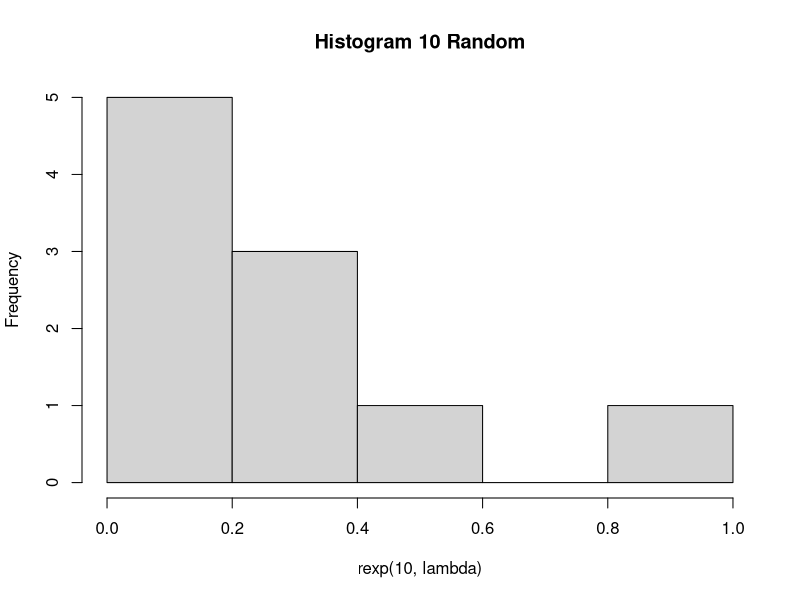
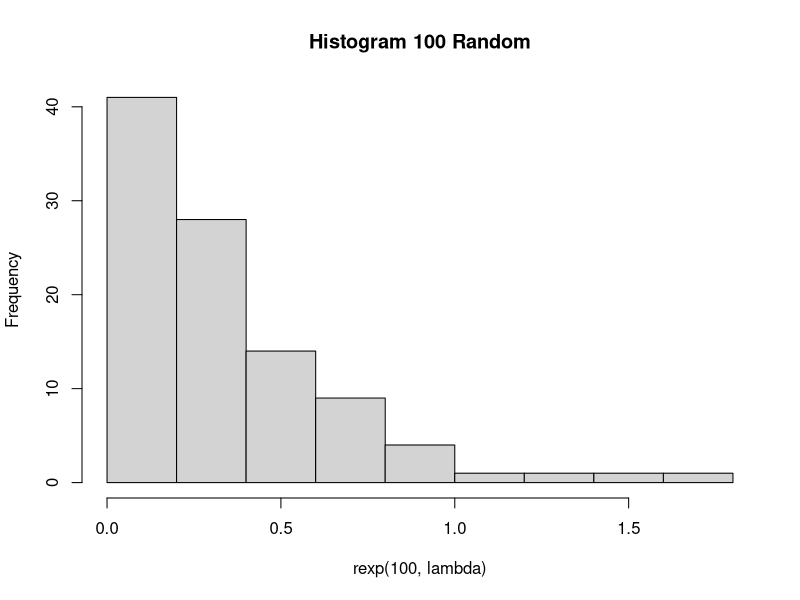
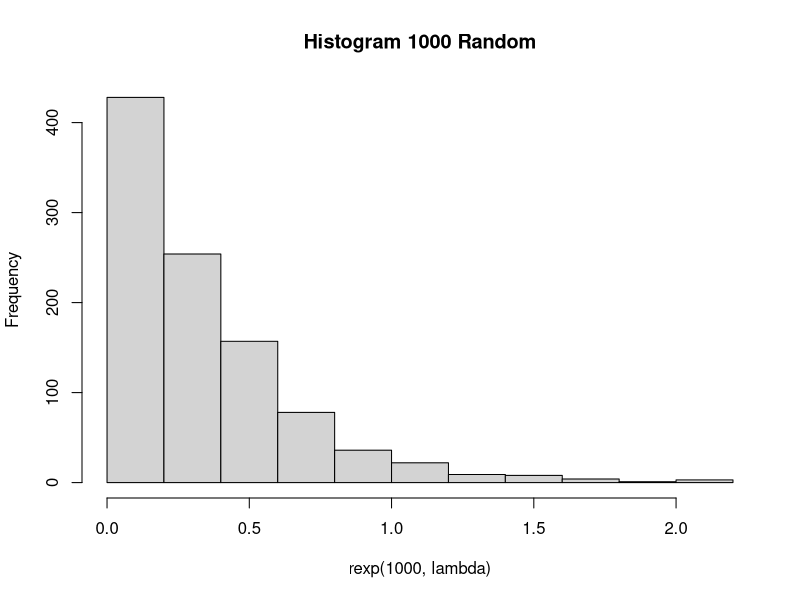
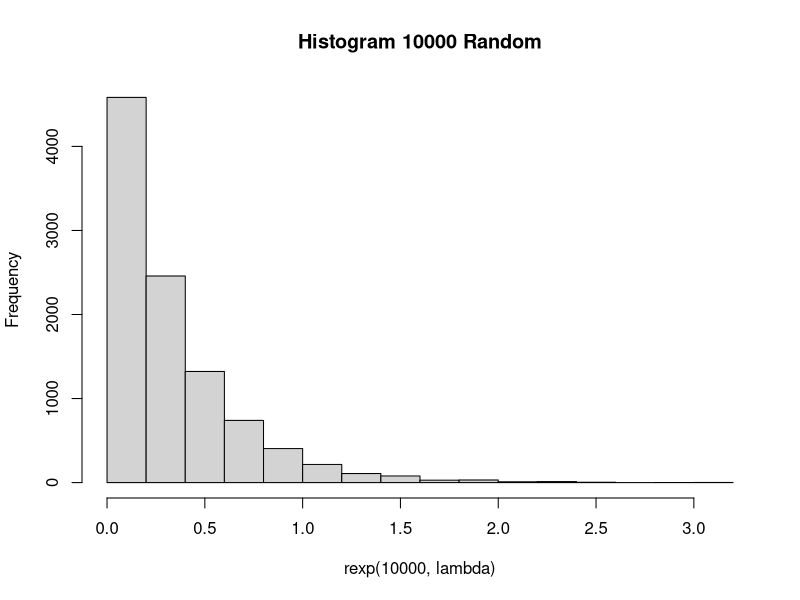

Generate these figures, in order, with R:
# 5. Diketahui bilangan acak (random variable) berdistribusi exponential (λ = 3). Tentukan

#a
#Fungsi Probabilitas dari Distribusi Exponensial
lambda = 3

set.seed(1)
rnorm(1)

p = rexp(1,lambda)
p


#b
#Histogram dari Distribusi Exponensial untuk 10, 100, 1000 dan 10000 bilangan random
set.seed(1)
hist(rexp(10,lambda), 
     main = "Histogram 10 Random")
hist(rexp(100,lambda), 
     main = "Histogram 100 Random")
hist(rexp(1000,lambda), 
     main = "Histogram 1000 Random")
hist(rexp(10000,lambda), 
     main = "Histogram 10000 Random")

#c
#Nilai Rataan (μ) dan Varian (σ2) dari Distribusi Exponensial untuk n = 100 dan λ = 3
n = 100
set.seed(1)

rataan = mean(rexp(n,lambda))
rataan

varian = (sd(rexp(n,lambda)))^2
varian